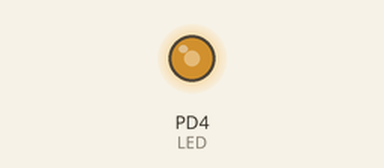
The program below on a simulated ATmega8, built with avr-gcc and emulated at 8 MHz. Parts: output pins drawn as LEDs (lit = HIGH).

Above: at 0.1 s.
Timing chart, 0 to 1.6 s (numbered marks = the images above):
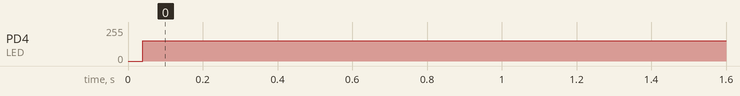

Measured:
- by itself, PD4 (LED): 0/255 → 153/255 at 0.04 s

The program:

main.c
```c
// (licence header left out)
#ifndef F_CPU
#define F_CPU 8000000
#endif

#include <avr/io.h>
#ifndef DEBUG_BUILD
    #define DEBUG_BUILD false
    #include <util/delay.h>
#endif
#include <avr/sleep.h>

/*
 * This demonstrate how to use the avr_mcu_section.h file
 * The macro adds a section to the ELF file with useful
 * information for the simulator
 */
//#include "avr/avr_mcu_section.h"
//AVR_MCU(F_CPU, "atmega8");

void delay_ms(char n) {
#ifndef DEBUG_BUILD
    for(char i = 0; i < n; i++){
        _delay_ms(30);  /* max is 262.14 ms / F_CPU in MHz */
    }
#endif
}

int main(void)
{
    DDRD = 1 << 4;           /* make the LED pin an output */
    for(;;){
        char i;
        for(i = 0; i < 10; i++){
            delay_ms(30);  /* max is 262.14 ms / F_CPU in MHz */
        }
        PORTD ^= 1 << 4;    /* toggle the LED */

        // this quits the simulator, since interupts are off
        // this is a "feature" that allows running tests cases and exit
//        sleep_cpu();
    }

    return 0;               /* never reached */
}
```
